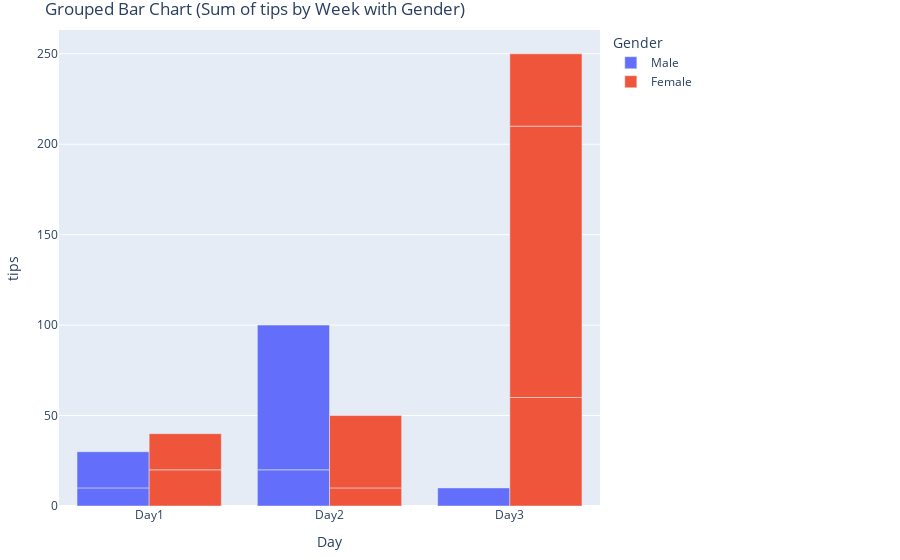

The notebook cell this image was saved under:
### Markdown cell above
### 3. Grouped Bar Chart

### Code cell
import plotly.express as px

# use groupby
# df_pie = df.groupby(["Week"])['tips'].agg('sum')
fig = px.bar(df, x='Day', y='tips',color="Gender",barmode='group')
                            
fig.update_layout(
    margin=dict(l=30, r=300, t=30, b=20),
    title_text='Grouped Bar Chart (Sum of tips by Week with Gender)'
)
fig.update_traces(textposition='inside', textfont_size=25)
fig.show()

### Figure 1 — Plotly figure (JSON) as saved in the notebook; plotly's stock layout.template omitted (floating-point values rounded to 4 significant figures)
{"data": [{"alignmentgroup": "True", "hoverlabel": {"namelength": 0}, "hovertemplate": "Gender=Male<br>Day=%{x}<br>tips=%{y}", "legendgroup": "Male", "marker": {"color": "#636efa"}, "name": "Male", "offsetgroup": "Male", "orientation": "v", "showlegend": true, "textfont": {"size": 25}, "textposition": "inside", "type": "bar", "x": ["Day1", "Day1", "Day2", "Day2", "Day3"], "xaxis": "x", "y": [10, 20, 20, 80, 10], "yaxis": "y"}, {"alignmentgroup": "True", "hoverlabel": {"namelength": 0}, "hovertemplate": "Gender=Female<br>Day=%{x}<br>tips=%{y}", "legendgroup": "Female", "marker": {"color": "#EF553B"}, "name": "Female", "offsetgroup": "Female", "orientation": "v", "showlegend": true, "textfont": {"size": 25}, "textposition": "inside", "type": "bar", "x": ["Day1", "Day1", "Day2", "Day2", "Day3", "Day3", "Day3"], "xaxis": "x", "y": [20, 20, 10, 40, 60, 150, 40], "yaxis": "y"}], "layout": {"barmode": "group", "legend": {"title": {"text": "Gender"}, "tracegroupgap": 0}, "margin": {"b": 20, "l": 30, "r": 300, "t": 30}, "title": {"text": "Grouped Bar Chart (Sum of tips by Week with Gender)"}, "xaxis": {"anchor": "y", "domain": [0, 1], "title": {"text": "Day"}}, "yaxis": {"anchor": "x", "domain": [0, 1], "title": {"text": "tips"}}}}
